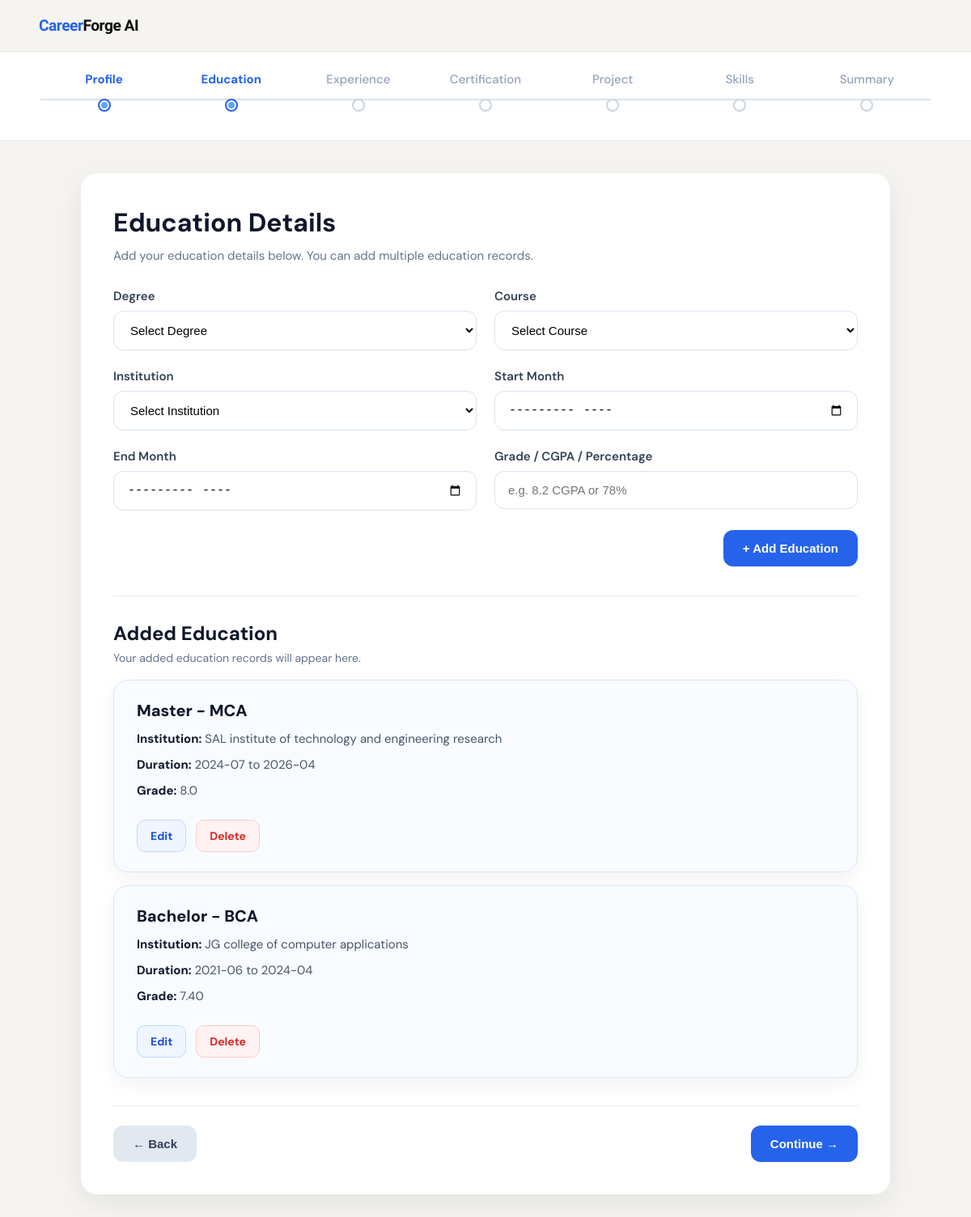
The page /education.html (signed in) on the database its author committed.
### tables this page shows
CREATE TABLE education (
    id INTEGER PRIMARY KEY AUTOINCREMENT,
    user_id INTEGER NOT NULL,
    degree_id INTEGER,
    course_id INTEGER,
    institution_id INTEGER,
    location TEXT,
    start_month TEXT,
    end_month TEXT,
    grade TEXT, custom_degree TEXT, custom_course TEXT, custom_institution TEXT,
    FOREIGN KEY (user_id) REFERENCES users(id) ON DELETE CASCADE,
    FOREIGN KEY (degree_id) REFERENCES degree_master(id),
    FOREIGN KEY (course_id) REFERENCES course_master(id),
    FOREIGN KEY (institution_id) REFERENCES institute_master(id)
);

### main.py (the view)
@app.get("/education", response_class=HTMLResponse)
@app.get("/education_detail", response_class=HTMLResponse)
@app.get("/education.html", response_class=HTMLResponse)
def education_page(
    request: Request,
    edit_id: int | None = Query(None)
):
    user = require_login(request)
    if isinstance(user, RedirectResponse):
        return user
    education_list = get_education(user["id"])
    degree_list = get_degrees()
    course_list = get_all_courses()
    institution_list = get_all_institutes()
    edit_education = get_education_by_id(edit_id, user["id"]) if edit_id else None
    return templates.TemplateResponse(
        request,
        "education.html",
        {
            "request": request,
            "user": user,
            "education_list": education_list,
            "degree_list": degree_list,
            "course_list": course_list,
            "institution_list": institution_list,
            "edit_education": edit_education,
            "step": 2
        }
    )

### template/education.html (shortened to what this page needs)
<!DOCTYPE html>
<html lang="en">
<head>
    <link rel="stylesheet" href="/static/education.css">
</head>
<body>
    <div class="page-wrapper">
        <header class="topbar">
            <div class="logo"><span>Career</span>Forge AI</div>
        </header>
<section class="progress-section">
    <div class="progress-wrap">
        <div class="progress-step {% if step|default(0) > 1 %}completed{% elif step|default(0) == 1 %}active{% endif %}">
            <span class="step-label">Profile</span>
            <span class="step-dot"></span>
        </div>
        <div class="progress-step {% if step|default(0) > 2 %}completed{% elif step|default(0) == 2 %}active{% endif %}">
            <span class="step-label">Education</span>
            <span class="step-dot"></span>
        </div>
        <div class="progress-step {% if step|default(0) > 3 %}completed{% elif step|default(0) == 3 %}active{% endif %}">
            <span class="step-label">Experience</span>
            <span class="step-dot"></span>
        </div>
        <div class="progress-step {% if step|default(0) > 4 %}completed{% elif step|default(0) == 4 %}active{% endif %}">
            <span class="step-label">Certification</span>
            <span class="step-dot"></span>
        </div>
        <div class="progress-step {% if step|default(0) > 5 %}completed{% elif step|default(0) == 5 %}active{% endif %}">
            <span class="step-label">Project</span>
            <span class="step-dot"></span>
        </div>
        <div class="progress-step {% if step|default(0) > 6 %}completed{% elif step|default(0) == 6 %}active{% endif %}">
            <span class="step-label">Skills</span>
            <span class="step-dot"></span>
        </div>
        <div class="progress-step {% if step|default(0) > 7 %}completed{% elif step|default(0) == 7 %}active{% endif %}">
            <span class="step-label">Summary</span>
            <span class="step-dot"></span>
        </div>
    </div>
</section>
        <main class="main-section">
            <div class="education-card">
                <div class="card-header">
                    <h1>Education Details</h1>
                    <p>Add your education details below. You can add multiple education records.</p>
                </div>
                <form id="educationForm" class="education-form" method="post" action="/education_detail">
                    <div class="form-grid">
                        <div class="form-group">
                            <label for="degree">Degree</label>
                            <select id="degree" name="degree" required onchange="toggleCustomField('degree')">
                                <option value="">Select Degree</option>
                            </select>
                        </div>
                        <div class="form-group">
                            <label for="course">Course</label>
                            <select id="course" name="course" required onchange="toggleCustomField('course')">
                                <option value="">Select Course</option>
                            </select>
                        </div>
                        <div class="form-group">
                                <label for="institution">Institution</label>
                                <select id="institution" name="institution" required onchange="toggleCustomField('institution')">
                                    <option value="">Select Institution</option>
                                </select>
                        </div>
                        <div class="form-group">
                            <label for="start_month">Start Month</label>
                            <input
                                type="month"
                                id="start_month"
                                name="start_month"
                                value="{{ edit_education.start_month if edit_education else '' }}"
                                required
                            >
                        </div>
                        <div class="form-group">
                            <label for="end_month">End Month</label>
                            <input
                                type="month"
                                id="end_month"
                                name="end_month"
                                value="{{ edit_education.end_month if edit_education else '' }}"
                            >
                        </div>
                        <div class="form-group full-width">
                            <label for="grade">Grade / CGPA / Percentage</label>
                            <input
                                type="text"
                                id="grade"
                                name="grade"
                                placeholder="e.g. 8.2 CGPA or 78%"
                                value="{{ edit_education.grade if edit_education else '' }}"
                            >
                        </div>
                    </div>
                    <div class="top-actions">
                        <button type="submit" class="add-btn">
                            {% if edit_education %}Update Education{% else %}+ Add Education{% endif %}
                        </button>
                    </div>
                </form>
                <div class="saved-section">
                    <div class="saved-header">
                        <h2>Added Education</h2>
                        <p>Your added education records will appear here.</p>
                    </div>
                    <div id="educationList" class="education-list">
                        {% if education_list and education_list|length > 0 %}
                            {% for education in education_list %}
                                <div class="education-item">
                                    <div class="education-item-top">
                                        <div>
                                            <h3>
                                                {{ education.degree_name }}
                                                {% if education.course_name %} - {{ education.course_name }}{% endif %}
                                            </h3>
                                            <p><strong>Institution:</strong> {{ education.institute_name }}</p>
                                            <p>
                                                <strong>Duration:</strong>
                                                {{ education.start_month }}
                                                {% if education.end_month %}
                                                    to {{ education.end_month }}
                                                {% else %}
                                                    to Present
                                                {% endif %}
                                            </p>
                                            {% if education.grade %}
                                                <p><strong>Grade:</strong> {{ education.grade }}</p>
                                            {% endif %}
                                        </div>
                                    </div>
                                    <div class="education-actions">
                                        <a href="/education_detail?edit_id={{ education.id }}" class="edit-btn">Edit</a>
                                        <a href="/education/delete/{{ education.id }}" class="delete-btn"
                                           onclick="return confirm('Are you sure you want to delete this education record?')">
                                            Delete
                                        </a>
                                    </div>
                                </div>
                            {% endfor %}
                        {% else %}
                            <div class="empty-state" id="emptyState">
                                <div class="empty-icon">🎓</div>
                                <h3>No education added yet</h3>
                                <p>Add your education details using the form above.</p>
                            </div>
                        {% endif %}
                    </div>
                </div>
                <div class="bottom-nav">
                    <button type="button" class="back-btn"
                        onclick="window.location.href='/profile'">
                        ← Back
                    </button>
                    <button type="button" class="continue-btn"
                        onclick="window.location.href='/experience'">
                        Continue →
                    </button>
                </div>
            </div>
        </main>
    </div>
</body>
</html>

### rows shown on the page
education: degree_name "Master", course_name "MCA", institute_name "SAL institute of technology and engineering research", start_month "2024-07", end_month "2026-04", grade "8.0"
education: degree_name "Bachelor", course_name "BCA", institute_name "JG college of computer applications", start_month "2021-06", end_month "2024-04", grade "7.40"
